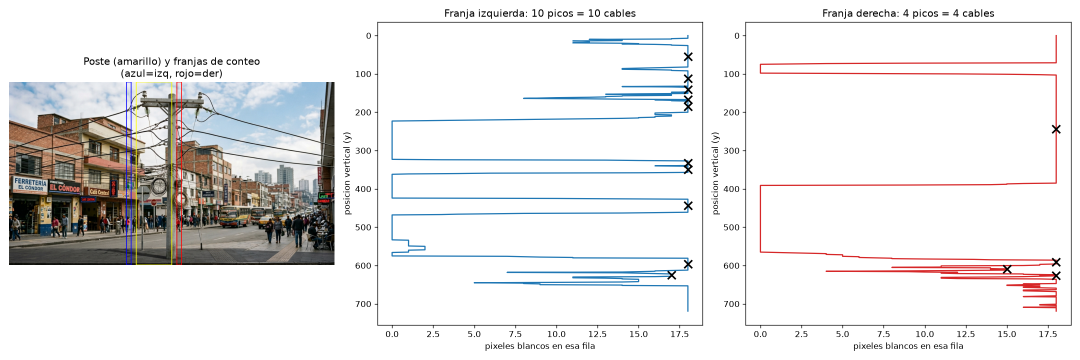
#> input picture debug_Gemini_Generated_Image_vrd2cqvrd2cqvrd2.png, 2160 x 720 px (shown at 1/2 size)
$ python -i vision_ia.py   (imports and definitions only)
#> lines starting #> are read from the running program, lines starting #| are printed output that depends on the picture; after the words box and inside, x2 and y2 are one past the last pixel; in counts of white or black regions, pixels touching at a corner belong together
#> further down, picture is the input picture: shape (720, 2160, 3); mean B, G, R 229.5, 229.5, 230.5
import os

import cv2
import numpy as np
from ultralytics import YOLO

RUTA_BASE = os.path.dirname(os.path.abspath(__file__))

CANDIDATOS_MODELO = [
    ("YOLO26n", os.path.join(RUTA_BASE, "yolo26n.pt")),
    ("YOLOv8n", os.path.join(RUTA_BASE, "yolov8n.pt")),
]

model = None
NOMBRE_MODELO_ACTIVO = None
ERROR_CARGA_MODELO = None

# [16 lines not run here, left out]

CLASES_EVITAR = [
    0,   # person
    1,   # bicycle
    2,   # car
    3,   # motorcycle
    5,   # bus
    7,   # truck
    9,   # traffic light
    10,  # fire hydrant
    11,  # stop sign
    13,  # bench
    56,  # chair
    58,  # potted plant
]

CONF_POR_DEFECTO = 0.28

# NUEVO: umbral de confianza especial y mas bajo para la clase
# "persona" (id 0 en COCO). Esto es una decision de seguridad, no de
# precision: preferimos una alerta de mas (un falso positivo marcando
# a alguien que en realidad no estaba tan cerca) que una persona real
# que no se detecta por estar parcialmente tapada entre cables --como
# el tecnico subido al poste en el banco de imagenes-- y que
# simplemente nunca dispare la alerta de "riesgo de contacto".
UMBRAL_MINIMO_PERSONA = 0.15


def analizar_escena(imagen, conf=CONF_POR_DEFECTO):
    """Devuelve una mascara limpia (sin ruido urbano ni vegetacion)
    y las cajas detectadas, para dibujarlas despues en la interfaz.

    BUG CORREGIDO: antes se corria YOLO con UN SOLO umbral de
    confianza para todas las clases (el mismo control "Sensibilidad
    IA" que ajusta el usuario). Eso tenia un efecto secundario
    peligroso: con la sensibilidad en su valor normal, una persona
    parcialmente oculta entre un amasijo de cables (poca luz, cuerpo
    tapado en gran parte) podia quedar justo por debajo del umbral y
    JAMAS aparecer en bboxes_yolo -- sin persona detectada, la alerta
    de "riesgo de contacto" (detectar_riesgo_contacto_persona en
    analisis.py) no tenia forma de dispararse, sin importar que tan
    bien programada estuviera esa logica.

    Ahora las personas se buscan con su propio umbral, mas bajo y fijo
    (no depende del control de sensibilidad general), mientras que el
    resto de clases de ruido (autos, semaforos, etc.) se sigue
    filtrando con el umbral que el usuario ajusta.
    """
#> called with conf = 0.28
    alto, ancho = imagen.shape[:2]
#> alto = 720; ancho = 2160
    mascara = np.ones((alto, ancho), dtype="uint8") * 255
    detecciones_yolo = []
    bboxes_vegetacion = []

    umbral_inferencia = min(conf, UMBRAL_MINIMO_PERSONA)
    try:
        resultados = model(imagen, conf=umbral_inferencia, verbose=False)
    except Exception:
        resultados = []

    for r in resultados:
        for box in r.boxes:
            cls_id = int(box.cls[0])
            if cls_id not in CLASES_EVITAR:
                continue

            confianza = float(box.conf[0])
            umbral_de_esta_clase = UMBRAL_MINIMO_PERSONA if cls_id == 0 else conf
            if confianza < umbral_de_esta_clase:
                continue

            nombre = model.names[cls_id].upper()
            x1, y1, x2, y2 = map(int, box.xyxy[0])
            detecciones_yolo.append((x1, y1, x2, y2, nombre))
            cv2.rectangle(mascara, (x1, y1), (x2, y2), 0, -1)
#> mascara: shape (720, 2160); every value is 255
#> after the loop, detecciones_yolo = []

    # BUG CORREGIDO: el indice "exceso de verde" (ExG = 2G - R - B) que
    # se usaba para detectar vegetacion tambien da un valor ALTO para
    # el color AMARILLO puro (mucho verde + mucho rojo, poco azul) --
    # matematicamente el amarillo "engaña" a la formula igual que el
    # verde real. Por eso una escalera amarilla de trabajo (como la del
    # tecnico en el banco de imagenes) se marcaba como "VEGETACION" en
    # vez de ignorarse sin mas. Ahora se exige ADEMAS que el tono (hue)
    # este realmente en el rango verde -- el amarillo tiene un hue mas
    # bajo y queda descartado, aunque su ExG sea alto.
    b, g, r_canal = cv2.split(imagen.astype(np.float32))
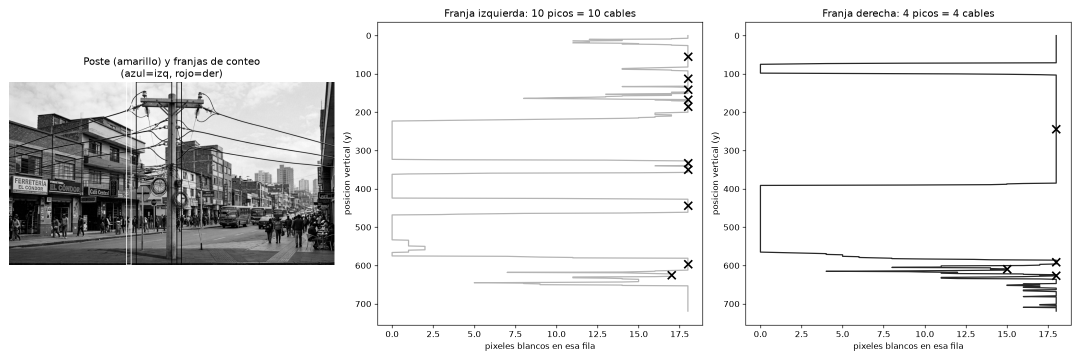
#> b: shape (720, 2160) float32 (shown at 1/2 size); min 0, max 255, mean 229.5
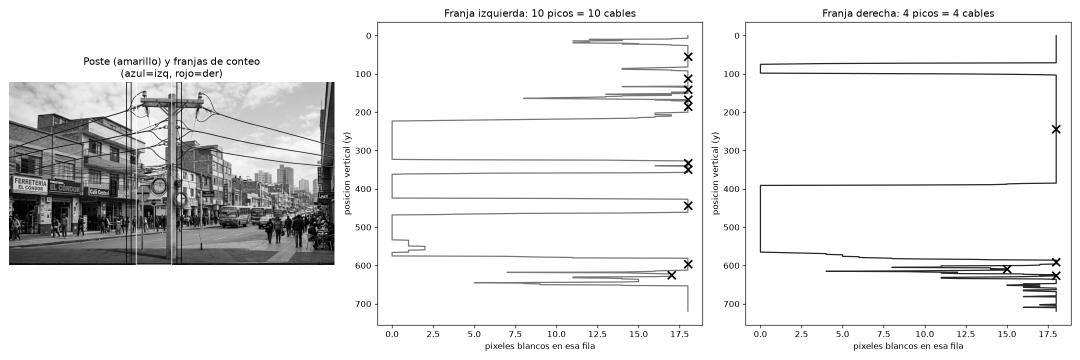
#> g: shape (720, 2160) float32 (shown at 1/2 size); min 0, max 255, mean 229.5
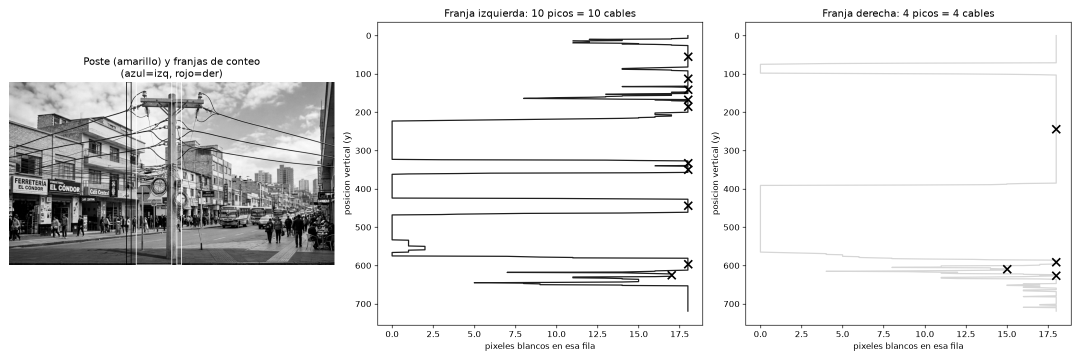
#> r_canal: shape (720, 2160) float32 (shown at 1/2 size); min 0, max 255, mean 230.5
    exg = np.clip(2 * g - r_canal - b, 0, 255).astype(np.uint8)
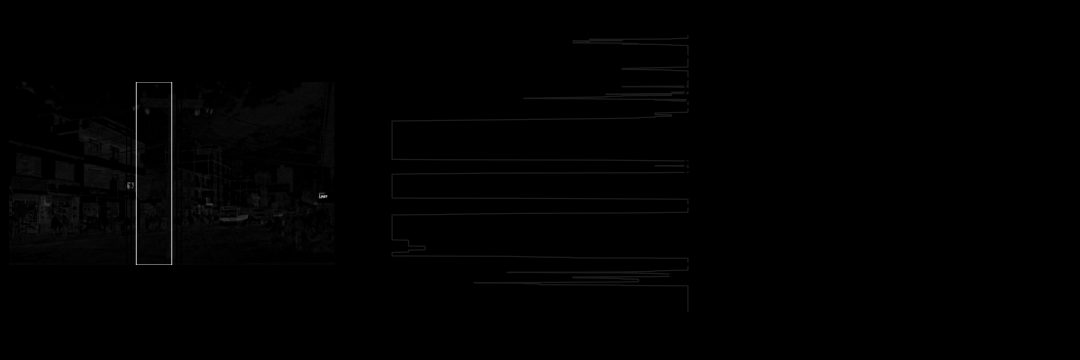
#> exg: shape (720, 2160) (shown at 1/2 size); min 0, max 254, mean 1.3
    _, mask_exg = cv2.threshold(exg, 0, 255, cv2.THRESH_BINARY + cv2.THRESH_OTSU)
#> mask_exg: shape (720, 2160); 0.06% white in thin lines or dots, all inside (x1, y1, x2, y2) = (272, 164, 655, 530)

    hsv = cv2.cvtColor(imagen, cv2.COLOR_BGR2HSV)
#> hsv: shape (720, 2160, 3); mean H, S, V 9.8, 13.6, 233.7
    tono = hsv[:, :, 0]
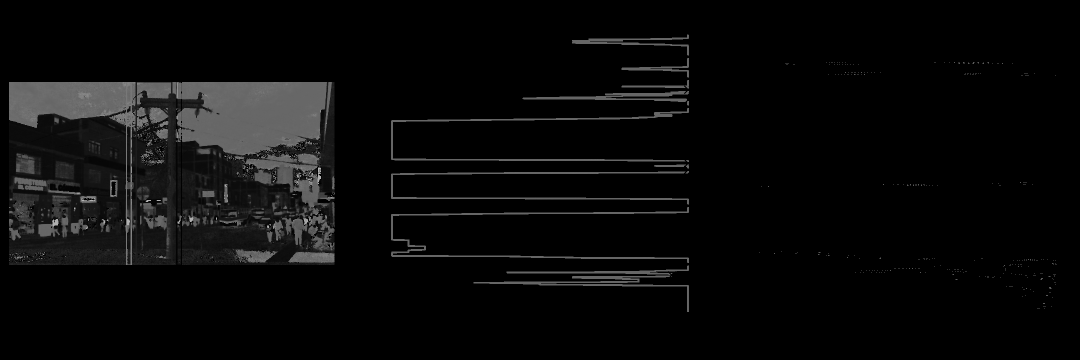
#> tono: shape (720, 2160) (shown at 1/2 size); min 0, max 179, mean 9.8
    # En OpenCV el hue va de 0 a 179. El verde real cae entre ~35 y
    # ~95; el amarillo (lo que causaba el bug) esta por debajo de eso.
    mask_tono_verde = cv2.inRange(tono, 35, 95)
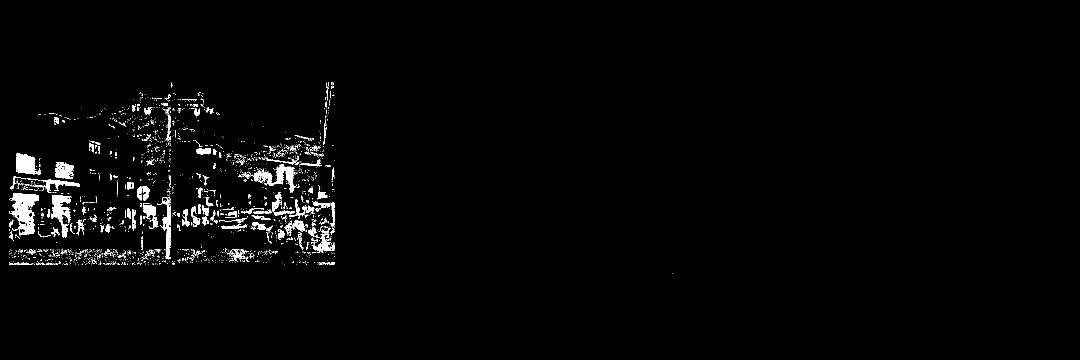
#> mask_tono_verde: shape (720, 2160) (shown at 1/2 size); 1.8% white; 1806 white regions (1647 under 20 px), largest, box (x1, y1, x2, y2) and area: (20, 386, 78, 473) 2598, (508, 328, 593, 385) 1674, (102, 390, 143, 476) 1569

    mask_veg = cv2.bitwise_and(mask_exg, mask_tono_verde)
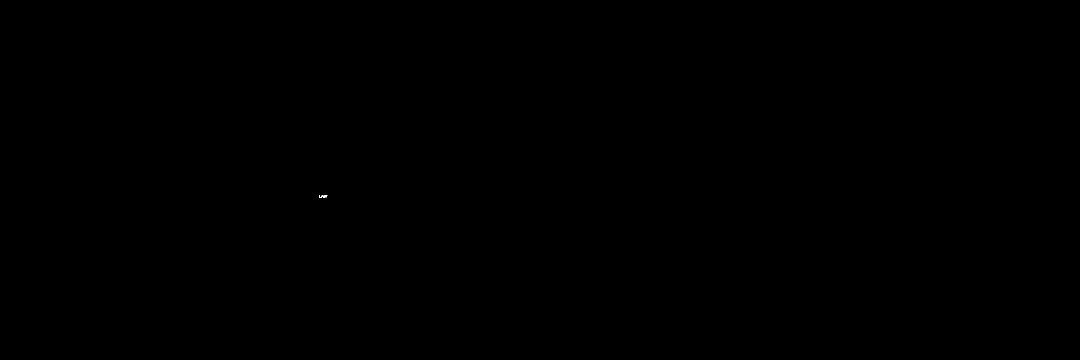
#> mask_veg: shape (720, 2160) (shown at 1/2 size); 0% white in thin lines or dots, all inside (x1, y1, x2, y2) = (639, 390, 655, 396)

    kernel = cv2.getStructuringElement(cv2.MORPH_ELLIPSE, (7, 7))
    mask_veg = cv2.morphologyEx(mask_veg, cv2.MORPH_OPEN, kernel)
#> mask_veg: shape (720, 2160); every value is 0
    mask_veg = cv2.morphologyEx(mask_veg, cv2.MORPH_DILATE, kernel, iterations=2)

    contornos_veg, _ = cv2.findContours(mask_veg, cv2.RETR_EXTERNAL, cv2.CHAIN_APPROX_SIMPLE)
#> contornos_veg = []
    for cnt in contornos_veg:
        if cv2.contourArea(cnt) > 800:
            x, y, w, h = cv2.boundingRect(cnt)
            bboxes_vegetacion.append((x, y, x + w, y + h))
            cv2.drawContours(mascara, [cnt], -1, 0, -1)
#> this loop made 0 passes
#> after the loop, bboxes_vegetacion = []

    return mascara, detecciones_yolo, bboxes_vegetacion

>>> import cv2
>>> picture = cv2.imread('debug_Gemini_Generated_Image_vrd2cqvrd2cqvrd2.png')
>>> result = analizar_escena(picture)
